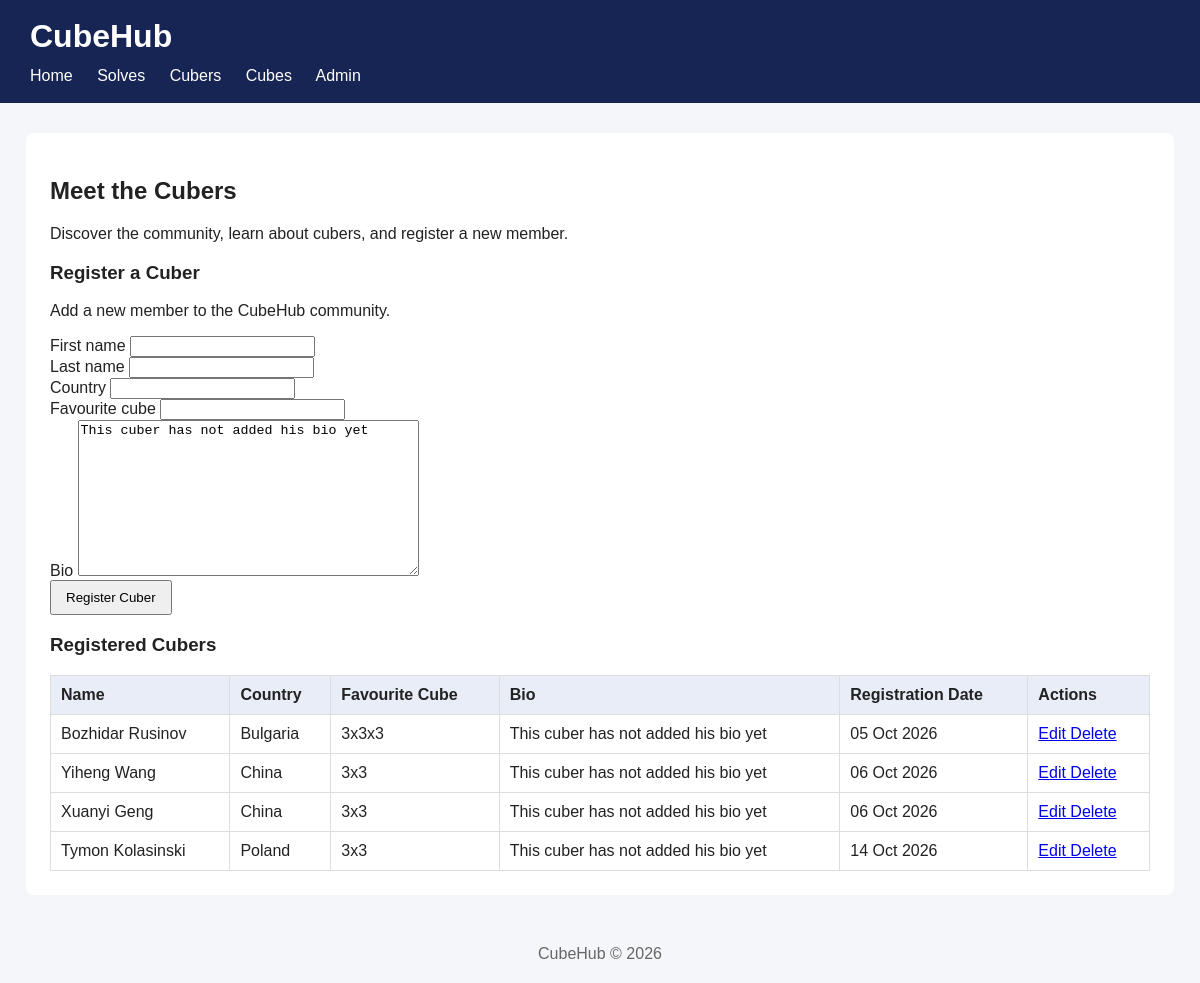
Screenshot of /cubers/ with the database file from the repository.
### cubers/models.py (models this page shows, shortened)
class Cuber(models.Model):
    first_name = models.CharField(max_length=100)
    last_name = models.CharField(max_length=100)
    country = models.CharField(max_length=30)
    favourite_cube = models.CharField(max_length=20)
    bio = models.TextField(blank=True, default='This cuber has not added his bio yet')
    date_of_registration = models.DateTimeField(auto_now_add=True)

### cubers/views.py (the view)
# urls.py: path('', views.cuber_list, name='cuber_list'),
def cuber_list(request: HttpRequest):
    cubers = Cuber.objects.all()
    if request.method == 'POST':
        form = CuberForm(request.POST)
        if form.is_valid():
            form.save()
            return redirect('cuber_list')
    else:
        form = CuberForm()
    return render(
        request,
        'cubers/cuber-list.html',
        {
            'cubers': cubers,
            'form': form
        }
    )

### cubers/forms.py
class CuberForm(forms.ModelForm):
    class Meta:
        model = Cuber
        fields = ['first_name', 'last_name', 'country', 'favourite_cube', 'bio']

### cubers/templates/cubers/cuber-list.html (shortened to what this page needs)
{% extends "base.html" %}
{% block content %}
<div class="page-header">
    <h2>Meet the Cubers</h2>
    <p>Discover the community, learn about cubers, and register a new member.</p>
</div>
<section class="form-section">
    <h3>Register a Cuber</h3>
    <p>Add a new member to the CubeHub community.</p>
    <form method="post">
        {% for field in form %}
            <div class="form-field">
                <label for="{{ field.id_for_label }}">
                    {{ field.label }}
                </label>
                {{ field }}
            </div>
        {% endfor %}
        <button type="submit" class="btn btn-primary">
            Register Cuber
        </button>
    </form>
</section>
<section class="table-section">
    <h3>Registered Cubers</h3>
    <div class="table-container">
        <table>
            <thead>
                <tr>
                    <th>Name</th>
                    <th>Country</th>
                    <th>Favourite Cube</th>
                    <th>Bio</th>
                    <th>Registration Date</th>
                    <th>Actions</th>
                </tr>
            </thead>
            <tbody>
                {% for cuber in cubers %}
                    <tr>
                        <td>
                            {{ cuber.first_name }} {{ cuber.last_name }}
                        </td>
                        <td>{{ cuber.country }}</td>
                        <td>{{ cuber.favourite_cube }}</td>
                        <td>{{ cuber.bio }}</td>
                        <td>{{ cuber.date_of_registration|date:"d M Y" }}</td>
                        <td>
                            <a href="{% url 'cuber_edit' cuber.id %}" class="btn">
                                Edit
                            </a>
                            <a href="{% url 'cuber_delete' cuber.id %}" class="btn">
                                Delete
                            </a>
                        </td>
                    </tr>
                {% endfor %}
            </tbody>
        </table>
    </div>
</section>
{% endblock %}

### templates/base.html (style rules this page uses)
body { margin: 0; font-family: Arial, sans-serif; background-color: #f4f6f9; color: #222; }
button { padding: 8px 14px; cursor: pointer; }
table { width: 100%; border-collapse: collapse; margin-top: 16px; }
th, td { border: 1px solid #ddd; padding: 10px; text-align: left; }
th { background-color: #e8edf7; }

### rows the page displays
Cuber: first_name "Bozhidar", last_name "Rusinov", country "Bulgaria", favourite_cube "3x3x3", bio "This cuber has not added his bio yet", date_of_registration "05 Oct 2026"
Cuber: first_name "Yiheng", last_name "Wang", country "China", favourite_cube "3x3", bio "This cuber has not added his bio yet", date_of_registration "06 Oct 2026"
Cuber: first_name "Xuanyi", last_name "Geng", country "China", favourite_cube "3x3", bio "This cuber has not added his bio yet", date_of_registration "06 Oct 2026"
Cuber: first_name "Tymon", last_name "Kolasinski", country "Poland", favourite_cube "3x3", bio "This cuber has not added his bio yet", date_of_registration "14 Oct 2026"

### other values shown
{{ field.label }} "First name" "Last name" "Country" "Favourite cube" "Bio"
